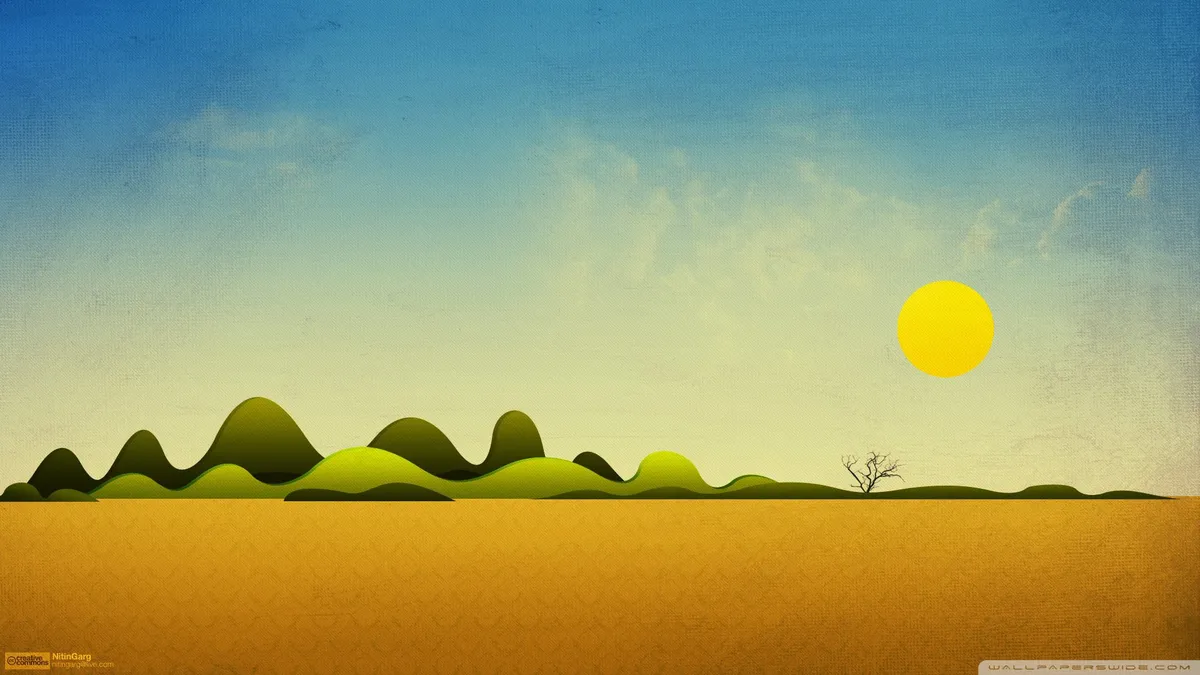
#> input picture imageProc/Simple.webp, 1200 x 675 px
$ jupyter execute Refresh.ipynb
#> lines starting #> are read from the running program, lines starting #| are printed output that depends on the picture
[cell 1]
import numpy as np
import cv2
import matplotlib.pyplot as plt

[cell 2]
img = cv2.imread('Simple.webp', 1)
#> img is the input picture: shape (675, 1200, 3); mean B, G, R 112.9, 158.8, 153.1

[cell 3]
print(img.size)
#| 2430000

[cell 4]
#img = cv2.cvtColor(img, cv2.COLOR_RGB2HSV)

[cell 5]
plt.imshow(img[..., ::-1])

[cell 6]
# red channel
hist  = cv2.calcHist([img],[0],None,[256],[0,255])
#> hist = 256 values, max 25868 at index 157, min 0 at index 191, mean 3164.1
plt.plot(hist, color='red')
plt.xlim([0,255])

# green channel
hist  = cv2.calcHist([img],[1],None,[256],[0,255])
#> hist = 256 values, max 10285 at index 213, min 0 at index 0, mean 3164.1
plt.plot(hist, color='green')
plt.xlim([0,255])

# blue channel
hist  = cv2.calcHist([img],[2],None,[256],[0,255])
#> hist = 256 values, max 10839 at index 215, min 0 at index 0, mean 3163.9
plt.plot(hist, color='blue')
plt.xlim([0,255])

plt.legend(['red', 'green', 'blue'])

plt.show()
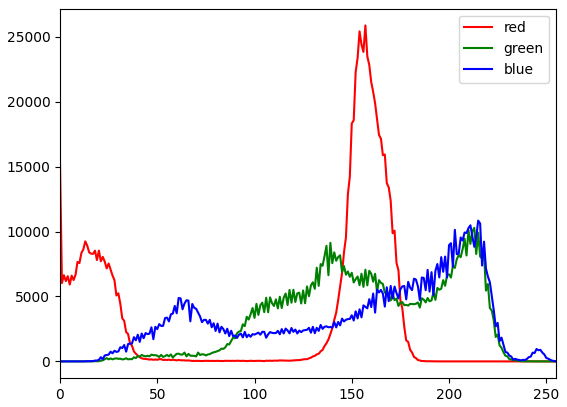
#> figure drawn by matplotlib, 1 panel; curve peaks at x = 157, y = 25868; curve peaks at x = 213, y = 10285; curve peaks at x = 215, y = 10839


$ run again, with imageProc/obama.webp copied over imageProc/Simple.webp
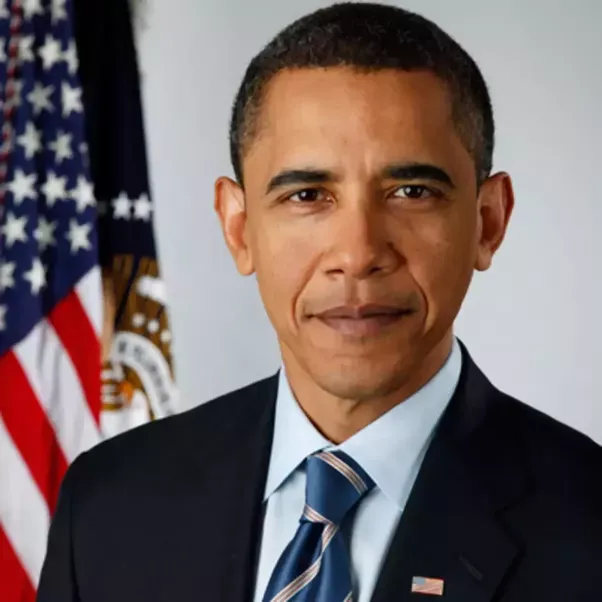
#> input picture imageProc/obama.webp, 602 x 602 px
#> img is the input picture: shape (602, 602, 3); mean B, G, R 100.5, 102.1, 117
#| 1087212
#> `hist  = cv2.calcHist([img],[0],None,[256],[0,255])`: hist = 256 values, max 8125 at index 24, min 0 at index 255, mean 1415.5
#> `hist  = cv2.calcHist([img],[1],None,[256],[0,255])`: hist = 256 values, max 8369 at index 26, min 0 at index 251, mean 1415.6
#> `hist  = cv2.calcHist([img],[2],None,[256],[0,255])`: hist = 256 values, max 6980 at index 15, min 0 at index 245, mean 1415.6
#> `plt.show()`:
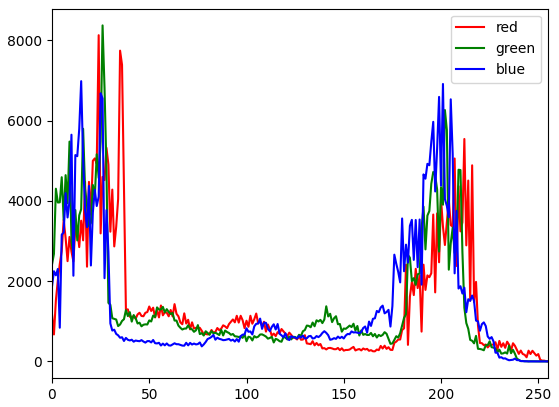
#> figure drawn by matplotlib, 1 panel; curve peaks at x = 24, y = 8125; curve peaks at x = 26, y = 8369; curve peaks at x = 15, y = 6980
